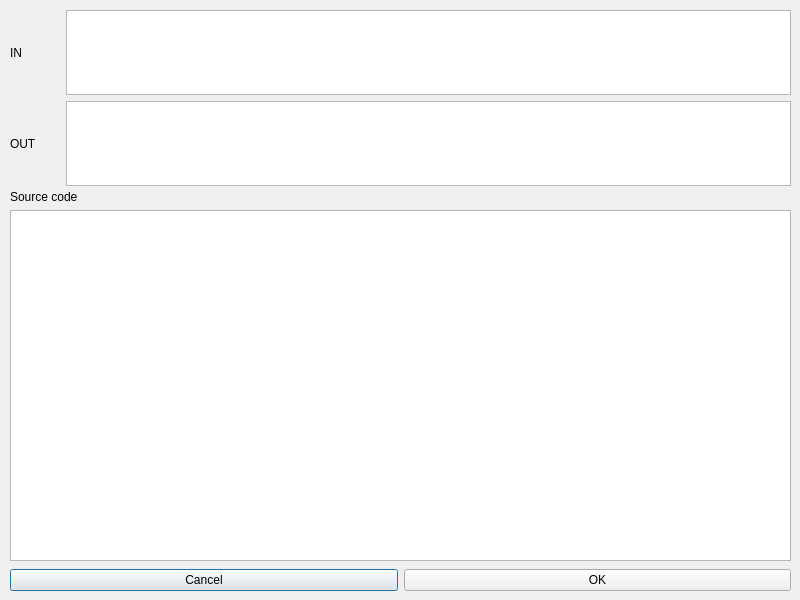
<?xml version="1.0" encoding="UTF-8"?>
<ui version="4.0">
 <class>NodePropertiesDialog</class>
 <widget class="QDialog" name="NodePropertiesDialog">
  <property name="geometry">
   <rect>
    <x>0</x>
    <y>0</y>
    <width>800</width>
    <height>600</height>
   </rect>
  </property>
  <property name="minimumSize">
   <size>
    <width>800</width>
    <height>600</height>
   </size>
  </property>
  <property name="maximumSize">
   <size>
    <width>800</width>
    <height>600</height>
   </size>
  </property>
  <property name="windowTitle">
   <string>Node properties</string>
  </property>
  <widget class="QWidget" name="verticalLayoutWidget">
   <property name="geometry">
    <rect>
     <x>10</x>
     <y>190</y>
     <width>781</width>
     <height>371</height>
    </rect>
   </property>
   <layout class="QVBoxLayout" name="sourceLayout">
    <item>
     <widget class="QLabel" name="sourceLabel">
      <property name="minimumSize">
       <size>
        <width>779</width>
        <height>0</height>
       </size>
      </property>
      <property name="maximumSize">
       <size>
        <width>779</width>
        <height>30</height>
       </size>
      </property>
      <property name="text">
       <string>Source code</string>
      </property>
     </widget>
    </item>
    <item>
     <widget class="QTextEdit" name="source">
      <property name="font">
       <font>
        <family>Courier New</family>
        <weight>75</weight>
        <bold>true</bold>
       </font>
      </property>
     </widget>
    </item>
   </layout>
  </widget>
  <widget class="QWidget" name="horizontalLayoutWidget_3">
   <property name="geometry">
    <rect>
     <x>10</x>
     <y>560</y>
     <width>781</width>
     <height>41</height>
    </rect>
   </property>
   <layout class="QHBoxLayout" name="buttonLayout">
    <item>
     <widget class="QPushButton" name="cancelButton">
      <property name="text">
       <string>Cancel</string>
      </property>
     </widget>
    </item>
    <item>
     <widget class="QPushButton" name="okButton">
      <property name="text">
       <string>OK</string>
      </property>
     </widget>
    </item>
   </layout>
  </widget>
  <widget class="QWidget" name="gridLayoutWidget">
   <property name="geometry">
    <rect>
     <x>10</x>
     <y>10</y>
     <width>781</width>
     <height>176</height>
    </rect>
   </property>
   <layout class="QGridLayout" name="gridLayout">
    <item row="0" column="1">
     <widget class="QListWidget" name="inList"/>
    </item>
    <item row="0" column="0">
     <widget class="QLabel" name="inListLabel">
      <property name="minimumSize">
       <size>
        <width>50</width>
        <height>0</height>
       </size>
      </property>
      <property name="text">
       <string>IN</string>
      </property>
      <property name="textFormat">
       <enum>Qt::PlainText</enum>
      </property>
     </widget>
    </item>
    <item row="1" column="1">
     <widget class="QListWidget" name="outList"/>
    </item>
    <item row="1" column="0">
     <widget class="QLabel" name="outListLabel">
      <property name="minimumSize">
       <size>
        <width>50</width>
        <height>0</height>
       </size>
      </property>
      <property name="text">
       <string>OUT</string>
      </property>
      <property name="textFormat">
       <enum>Qt::PlainText</enum>
      </property>
     </widget>
    </item>
   </layout>
  </widget>
 </widget>
 <resources/>
 <connections/>
</ui>
